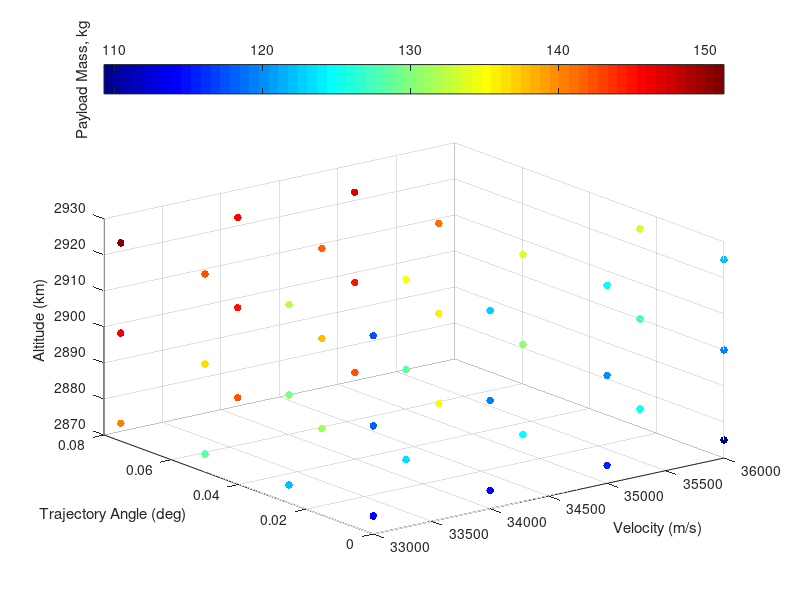

Recreate this plot in MATLAB. (Note: this script raises an error after producing the figure.)
% visualising third stage cost results
% clear all
ThirdStageData = sortrows(dlmread('thirdstageforvis.dat'));
Atmosphere = dlmread('atmosphere.txt');
% map = [0, 0, 0
%     0, 0, 0
%     .0, 0, 0
%     .2, 0, 0
%     .6, 0, 0.0
%     1.0, 0, 0];
% colormap(map)




colormap jet
scatter3(ThirdStageData(:,3),ThirdStageData(:,4),ThirdStageData(:,5),30,ThirdStageData(:,6), 'filled')

ylabel('Trajectory Angle (deg)')
xlabel('Velocity (m/s)')
zlabel('Altitude (km)')
c=colorbar('northoutside');
ylabel(c,'Payload Mass, kg')



[VGrid,thetaGrid,vGrid] = ndgrid(33000:1000:35000,[0 0.025 0.05],[2850:25:2900]);

PayloadDataInterp = scatteredInterpolant(ThirdStageData(:,3),ThirdStageData(:,4),ThirdStageData(:,5),ThirdStageData(:,6));
PayloadData = PayloadDataInterp(VGrid,thetaGrid,vGrid);
global PayloadGrid
PayloadGrid = griddedInterpolant(VGrid,thetaGrid,vGrid,PayloadData,'spline','linear');


% [meshAlt,meshAngle,meshVel] = meshgrid(unique(ThirdStageData(:,3)),unique(ThirdStageData(:,4)),unique(ThirdStageData(:,5)));
% meshPayload = permute(reshape(ThirdStageData(:,6),[length(unique(ThirdStageData(:,5))),length(unique(ThirdStageData(:,4))),length(unique(ThirdStageData(:,3)))]),[2 3 1]);
 figure(200)

colormap(gray)
C = contourf(rad2deg(thetaGrid(:,:,2)),VGrid(:,:,2)/1000,PayloadData(:,:,2),21)
% C = contourf(rad2deg(meshAngle(:,:,2)),meshAlt(:,:,2)/1000,meshPayload(:,:,3),12)
% C = contourf(rad2deg(meshAngle),meshAlt/1000,meshPayload,13)

xlabel('Release Angle (deg)')
ylabel('Altitude (km)')
% title('2750 m/s')
% ylim([30 40])
c = colorbar;
c.Label.String = 'Payload (kg)';

% slice(threeDMAT,[1,3,5],[],[])
% colormap hsv


% contourslice(threeDMAT,[1,3,6],[],[],10)


% 
% % getting maximum values
% [max1,ind1] = max(threeDMAT,[],3);
% 
% [max2,ind2] = max(max1,[],2);
% 
% ind  = [ind1(ind2),ind2] % this really doesnt tell me much, as it wants very high altitude all the time
% 
% 
% 
% 
% 
% % plotting density
% 
% 
% figure(4)
% plot(Atmosphere(:,1)/1000,  Atmosphere(:,4)),'Color','k','LineWidth',0.8;
% xlim([20,40])
% 
% xlabel('Altitude (km)')
% ylabel('Density (kg/m^3)')
% 
% 
% figure(5)
% 
% [meshAngle2,meshVel2,meshAlt2] = meshgrid(Angle,Vel,Alt);
% 
% colormap(gray)
% 
% colormap(flipud(colormap))
% hx = slice(meshAngle2,meshVel2,meshAlt2./1000,threeDMAT,[],[2600:100:3000],[])
% 
% % [Xq,Yq,Zq] = meshgrid([0:.5:5],[2600:100:3000],[20000:500:40000]);
% % threeDMATint = interp3(meshAngle2,meshVel2,meshAlt2,threeDMAT,Xq,Yq,Zq);
% % hx = slice(Xq,Yq,Zq/1000,threeDMATint,[],[2600:100:3000],[]);
% 
% caxis([220 340]) 
% c=colorbar('northoutside')
% c.LimitsMode = 'manual'
% c.Limits = [180 320]
% 
% set(hx, 'EdgeColor', 'none');
% 
% % set(hx, 'FaceColor', 'interp'); % use this to smooth
% set(hx, 'FaceColor', 'flat');
% 
% xlabel('Trajectory Angle (deg)','FontSize',17)
% ylabel('Velocity (m/s)','FontSize',17)
% zlabel('Altitude (km)','FontSize',17)
% ylabel(c,'Payload Mass, kg','FontSize',17)
